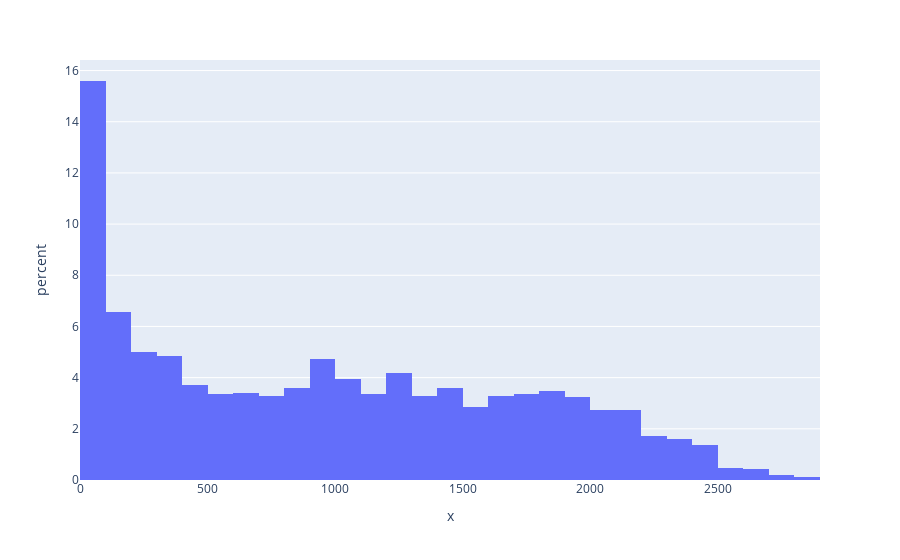

Notebook cell for this chart:
### Markdown cell above
How Are Minutes Played Distributed

### Code cell
fig = px.histogram(x=rs_df['MIN'], histnorm='percent')
fig.show()

### Figure 1 — Plotly figure (JSON) as saved in the notebook; plotly's stock layout.template omitted (floating-point values rounded to 4 significant figures; data arrays with more than 128 entries replaced by an {"elided": "..."} marker saying what was removed)
{"data": [{"alignmentgroup": "True", "bingroup": "x", "histnorm": "percent", "hovertemplate": "x=%{x}<br>percent=%{y}<extra></extra>", "legendgroup": "", "marker": {"color": "#636efa", "pattern": {"shape": ""}}, "name": "", "offsetgroup": "", "orientation": "v", "showlegend": false, "type": "histogram", "x": {"elided": "1674 int values"}, "xaxis": "x", "yaxis": "y"}], "layout": {"autosize": true, "barmode": "relative", "legend": {"tracegroupgap": 0}, "margin": {"t": 60}, "xaxis": {"anchor": "y", "autorange": true, "domain": [0, 1], "range": [-0.5, 2900.0], "title": {"text": "x"}, "type": "linear"}, "yaxis": {"anchor": "x", "autorange": true, "domain": [0, 1], "range": [0, 16.41], "title": {"text": "percent"}}}}
